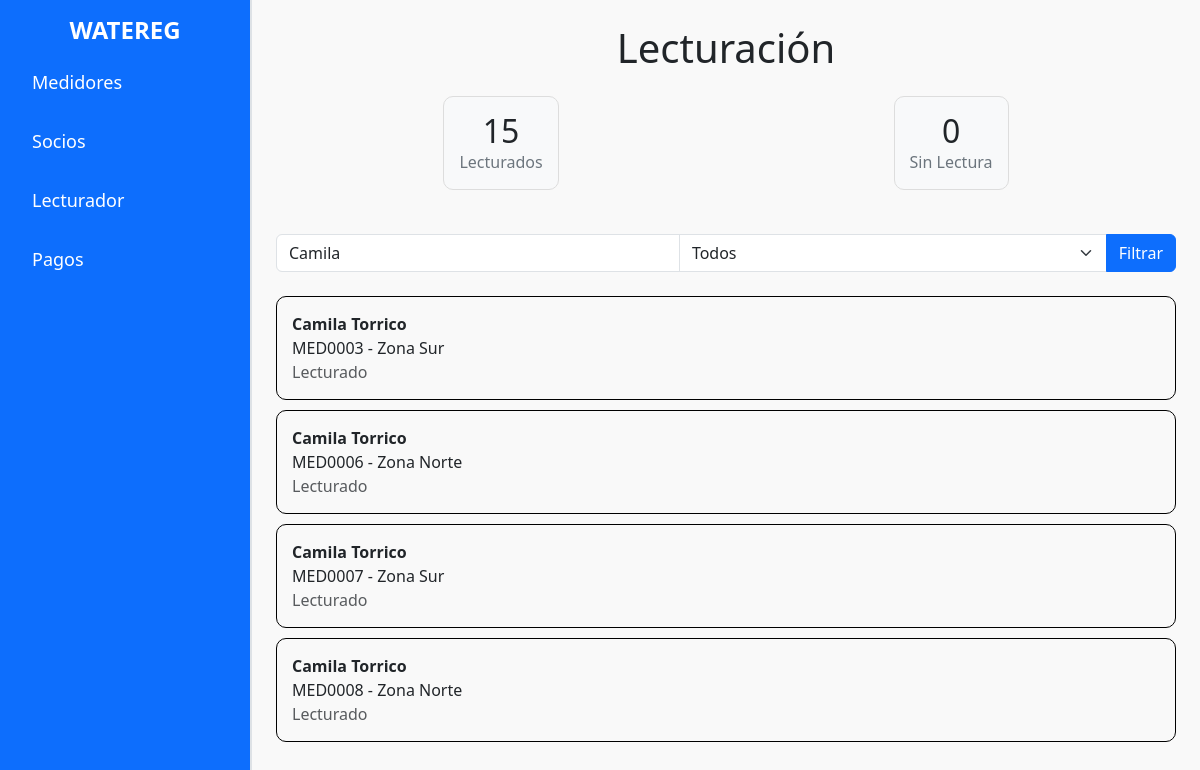
Page /lecturador.php?buscar=Camila  on the committed database.
### tables this page shows
CREATE TABLE `asignacion_medidor` (
  `id_asignacion` bigint(20) NOT NULL,
  `id_medidor` bigint(20) DEFAULT NULL,
  `id_socio` bigint(20) DEFAULT NULL,
  `id_zona` bigint(20) DEFAULT NULL,
  `fecha` date DEFAULT NULL,
  `precio_accion` decimal(10,2) DEFAULT NULL
);

CREATE TABLE `zona` (
  `id_zona` bigint(20) NOT NULL,
  `nombre` varchar(255) DEFAULT NULL
);

### lecturador.php (the view, shortened to what this page needs)
<?php
include 'conexion.php';
$lecturados = 0;
$sin_lectura = 0;
$sql_contadores = "
    SELECT
        SUM(CASE WHEN consumo.id_consumo IS NOT NULL THEN 1 ELSE 0 END) AS lecturados,
        SUM(CASE WHEN consumo.id_consumo IS NULL THEN 1 ELSE 0 END) AS sin_lectura
    FROM asignacion_medidor
    LEFT JOIN consumo ON asignacion_medidor.id_asignacion = consumo.id_asignacion
";
$result_contadores = $conexion->query($sql_contadores);
if ($result_contadores) {
    $data_contadores = $result_contadores->fetch_assoc();
    $lecturados = $data_contadores['lecturados'] ?? 0;
    $sin_lectura = $data_contadores['sin_lectura'] ?? 0;
}
$busqueda = isset($_GET['buscar']) ? $_GET['buscar'] : '';
$filtro = isset($_GET['filtro']) ? $_GET['filtro'] : 'todos';
$sql = "
    SELECT
        asignacion_medidor.id_asignacion,
        CONCAT(socio.nombre, ' ', socio.apellido) AS socio,
        CONCAT('MED', LPAD(medidor.id_medidor, 4, '0')) AS medidor,
        zona.nombre AS zona,
        IFNULL((SELECT 'Lecturado' FROM consumo WHERE consumo.id_asignacion = asignacion_medidor.id_asignacion LIMIT 1), 'Sin lectura') AS estado
    FROM asignacion_medidor
    INNER JOIN socio ON asignacion_medidor.id_socio = socio.id_socio
    INNER JOIN medidor ON asignacion_medidor.id_medidor = medidor.id_medidor
    INNER JOIN zona ON asignacion_medidor.id_zona = zona.id_zona
";
if (!empty($busqueda)) {
    $sql .= (strpos($sql, 'WHERE') !== false ? ' AND' : ' WHERE') . " (CONCAT('MED', LPAD(medidor.id_medidor, 4, '0')) LIKE ? OR socio.nombre LIKE ? OR socio.apellido LIKE ?)";
    $stmt = $conexion->prepare($sql);
    $like_busqueda = '%' . $busqueda . '%';
    $stmt->bind_param('sss', $like_busqueda, $like_busqueda, $like_busqueda);
} else {
    $stmt = $conexion->prepare($sql);
}
$stmt->execute();
$resultado = $stmt->get_result();
?>
<!DOCTYPE html>
<html lang="es">
<head>
    <link rel="stylesheet" href="css/bootstrap.min.css">
    <link rel="stylesheet" href="css/styles.css">
    <link rel="stylesheet" href="css/styles_lecturado.css">
</head>
<body>
    <div class="d-flex">
        <div class="sidebar bg-primary text-white p-3">
            <h2 class="sidebar-title">WATEREG</h2>
            <ul class="nav flex-column">
                <li class="nav-item">
                    <a class="nav-link text-white" href="index.php">Medidores</a>
                </li>
                <li class="nav-item">
                    <a class="nav-link text-white" href="socios.php">Socios</a>
                </li>
                <li class="nav-item">
                    <a class="nav-link text-white active" href="lecturador.php">Lecturador</a>
                </li>
                <li class="nav-item">
                    <a class="nav-link text-white" href="pagos.php">Pagos</a>
                </li>
            </ul>
        </div>
        <div class="content flex-grow-1 p-4">
            <h1 class="mb-4 text-center">Lecturación</h1>
            <div class="d-flex flex-column flex-md-row justify-content-around mb-4">
                <div class="contador">
                    <h2><?= htmlspecialchars($lecturados) ?></h2>
                    <p>Lecturados</p>
                </div>
                <div class="contador">
                    <h2><?= htmlspecialchars($sin_lectura) ?></h2>
                    <p>Sin Lectura</p>
                </div>
            </div>
            <form method="GET" action="lecturador.php" class="mb-4">
                <div class="input-group">
                    <input type="text" class="form-control" name="buscar" placeholder="Buscar por medidor o socio" value="<?= htmlspecialchars($busqueda) ?>">
                    <select class="form-select" name="filtro">
                        <option value="todos" <?= $filtro === 'todos' ? 'selected' : '' ?>>Todos</option>
                    </select>
                    <button type="submit" class="btn btn-primary">Filtrar</button>
                </div>
            </form>
            <?php if ($resultado->num_rows > 0): ?>
                <?php while ($fila = $resultado->fetch_assoc()): ?>
                    <div class="medidor-card">
                        <a href="registro_consumo.php?id=<?= htmlspecialchars($fila['id_asignacion']) ?>">
                            <strong><?= htmlspecialchars($fila['socio']) ?></strong><br>
                            <?= htmlspecialchars($fila['medidor']) ?> - <?= htmlspecialchars($fila['zona']) ?><br>
                            <span class="text-muted"><?= htmlspecialchars($fila['estado']) ?></span>
                        </a>
                    </div>
                <?php endwhile; ?>
            <?php else: ?>
                <p class="text-danger">No se encontraron medidores.</p>
            <?php endif; ?>
        </div>
    </div>
</body>
</html>

### css/styles.css (style rules this page uses)
.sidebar { width: 250px; min-height: 100vh; }
.sidebar-title { font-size: 24px; font-weight: bold; margin-bottom: 1rem; text-align: center; }
.nav-link { font-size: 18px; margin-bottom: 1rem; }
.content { background-color: #f9f9f9; border-left: 2px solid #dee2e6; }

### css/styles_lecturado.css (style rules this page uses)
.contador { margin-bottom: 20px; text-align: center; border: 1px solid #ddd; border-radius: 10px; padding: 15px; background-color: #f8f9fa; }
.contador h2 { font-size: 2rem; margin: 0; }
.contador p { margin: 0; font-size: 1rem; color: #6c757d; }
.medidor-card { border: 1px solid #000; border-radius: 10px; padding: 15px; margin-bottom: 10px; }
.medidor-card a { text-decoration: none; color: inherit; }
h1 { text-align: center; }

### rows in the picture
asignacion_medidor: socio "Camila Torrico", medidor "MED0003", id_zona.nombre "Zona Sur", estado "Lecturado"
asignacion_medidor: socio "Camila Torrico", medidor "MED0006", id_zona.nombre "Zona Norte", estado "Lecturado"
asignacion_medidor: socio "Camila Torrico", medidor "MED0007", id_zona.nombre "Zona Sur", estado "Lecturado"
asignacion_medidor: socio "Camila Torrico", medidor "MED0008", id_zona.nombre "Zona Norte", estado "Lecturado"

### other values in the picture
$lecturados "15"
$sin_lectura "0"
